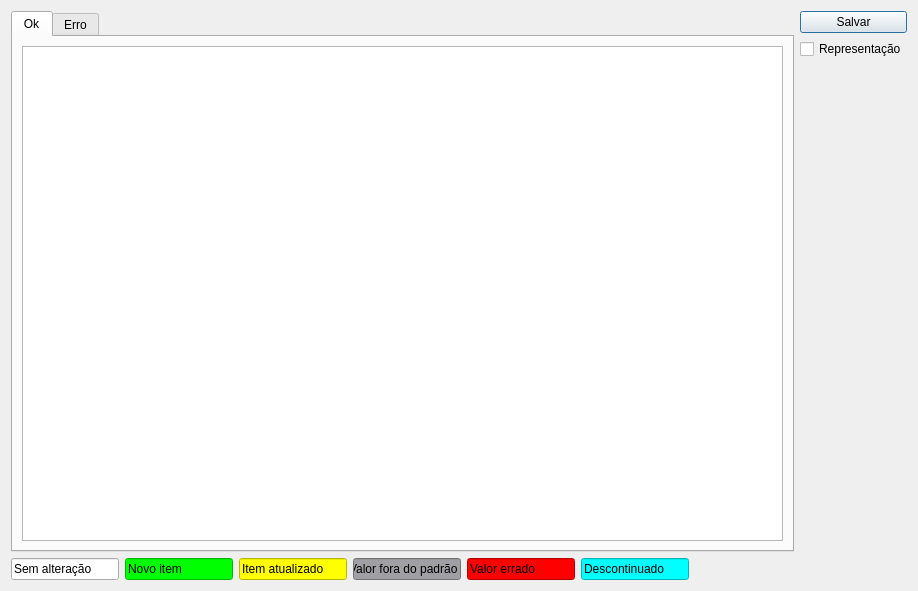
<?xml version="1.0" encoding="UTF-8"?>
<ui version="4.0">
 <class>ImportaProdutos</class>
 <widget class="QDialog" name="ImportaProdutos">
  <property name="geometry">
   <rect>
    <x>0</x>
    <y>0</y>
    <width>918</width>
    <height>591</height>
   </rect>
  </property>
  <property name="windowTitle">
   <string>Importaçao</string>
  </property>
  <layout class="QGridLayout" name="gridLayout_3">
   <item row="0" column="0">
    <widget class="QTabWidget" name="tabWidget">
     <property name="currentIndex">
      <number>0</number>
     </property>
     <widget class="QWidget" name="tab">
      <attribute name="title">
       <string>Ok</string>
      </attribute>
      <layout class="QGridLayout" name="gridLayout_2">
       <item row="0" column="0">
        <widget class="TableView" name="tableProdutos">
         <property name="minimumSize">
          <size>
           <width>691</width>
           <height>430</height>
          </size>
         </property>
         <property name="mouseTracking">
          <bool>true</bool>
         </property>
         <property name="editTriggers">
          <set>QAbstractItemView::NoEditTriggers</set>
         </property>
         <property name="sortingEnabled">
          <bool>true</bool>
         </property>
        </widget>
       </item>
      </layout>
     </widget>
     <widget class="QWidget" name="tab_2">
      <attribute name="title">
       <string>Erro</string>
      </attribute>
      <layout class="QGridLayout" name="gridLayout_4">
       <item row="0" column="0">
        <widget class="TableView" name="tableErro">
         <property name="minimumSize">
          <size>
           <width>691</width>
           <height>430</height>
          </size>
         </property>
         <property name="mouseTracking">
          <bool>true</bool>
         </property>
        </widget>
       </item>
      </layout>
     </widget>
    </widget>
   </item>
   <item row="0" column="1">
    <layout class="QGridLayout" name="gridLayout">
     <item row="0" column="0">
      <widget class="QPushButton" name="pushButtonSalvar">
       <property name="text">
        <string>Salvar</string>
       </property>
      </widget>
     </item>
     <item row="2" column="0">
      <spacer name="verticalSpacer">
       <property name="orientation">
        <enum>Qt::Vertical</enum>
       </property>
       <property name="sizeHint" stdset="0">
        <size>
         <width>20</width>
         <height>40</height>
        </size>
       </property>
      </spacer>
     </item>
     <item row="1" column="0">
      <widget class="QCheckBox" name="checkBoxRepresentacao">
       <property name="text">
        <string>Representação</string>
       </property>
      </widget>
     </item>
    </layout>
   </item>
   <item row="1" column="0">
    <layout class="QHBoxLayout" name="horizontalLayout">
     <item>
      <widget class="QLineEdit" name="lineEdit">
       <property name="sizePolicy">
        <sizepolicy hsizetype="Preferred" vsizetype="Fixed">
         <horstretch>0</horstretch>
         <verstretch>0</verstretch>
        </sizepolicy>
       </property>
       <property name="maximumSize">
        <size>
         <width>120</width>
         <height>16777215</height>
        </size>
       </property>
       <property name="text">
        <string>Sem alteração</string>
       </property>
       <property name="readOnly">
        <bool>true</bool>
       </property>
      </widget>
     </item>
     <item>
      <widget class="QLineEdit" name="lineEdit_2">
       <property name="sizePolicy">
        <sizepolicy hsizetype="Preferred" vsizetype="Fixed">
         <horstretch>0</horstretch>
         <verstretch>0</verstretch>
        </sizepolicy>
       </property>
       <property name="maximumSize">
        <size>
         <width>120</width>
         <height>16777215</height>
        </size>
       </property>
       <property name="styleSheet">
        <string notr="true">background-color: rgb(0, 255, 0);
color: rgb(0, 0, 0);</string>
       </property>
       <property name="text">
        <string>Novo item</string>
       </property>
       <property name="readOnly">
        <bool>true</bool>
       </property>
      </widget>
     </item>
     <item>
      <widget class="QLineEdit" name="lineEdit_3">
       <property name="sizePolicy">
        <sizepolicy hsizetype="Preferred" vsizetype="Fixed">
         <horstretch>0</horstretch>
         <verstretch>0</verstretch>
        </sizepolicy>
       </property>
       <property name="maximumSize">
        <size>
         <width>120</width>
         <height>16777215</height>
        </size>
       </property>
       <property name="styleSheet">
        <string notr="true">background-color: rgb(255, 255, 0);
color: rgb(0, 0, 0);</string>
       </property>
       <property name="text">
        <string>Item atualizado</string>
       </property>
       <property name="readOnly">
        <bool>true</bool>
       </property>
      </widget>
     </item>
     <item>
      <widget class="QLineEdit" name="lineEdit_4">
       <property name="sizePolicy">
        <sizepolicy hsizetype="Preferred" vsizetype="Fixed">
         <horstretch>0</horstretch>
         <verstretch>0</verstretch>
        </sizepolicy>
       </property>
       <property name="maximumSize">
        <size>
         <width>120</width>
         <height>16777215</height>
        </size>
       </property>
       <property name="styleSheet">
        <string notr="true">background-color: rgb(160, 160, 164);
color: rgb(0, 0, 0);</string>
       </property>
       <property name="text">
        <string>Valor fora do padrão</string>
       </property>
       <property name="readOnly">
        <bool>true</bool>
       </property>
      </widget>
     </item>
     <item>
      <widget class="QLineEdit" name="lineEdit_5">
       <property name="sizePolicy">
        <sizepolicy hsizetype="Preferred" vsizetype="Fixed">
         <horstretch>0</horstretch>
         <verstretch>0</verstretch>
        </sizepolicy>
       </property>
       <property name="maximumSize">
        <size>
         <width>120</width>
         <height>16777215</height>
        </size>
       </property>
       <property name="autoFillBackground">
        <bool>false</bool>
       </property>
       <property name="styleSheet">
        <string notr="true">background-color: rgb(255, 0, 0);
color: rgb(0, 0, 0);</string>
       </property>
       <property name="text">
        <string>Valor errado</string>
       </property>
       <property name="readOnly">
        <bool>true</bool>
       </property>
      </widget>
     </item>
     <item>
      <widget class="QLineEdit" name="lineEdit_6">
       <property name="sizePolicy">
        <sizepolicy hsizetype="Preferred" vsizetype="Fixed">
         <horstretch>0</horstretch>
         <verstretch>0</verstretch>
        </sizepolicy>
       </property>
       <property name="maximumSize">
        <size>
         <width>120</width>
         <height>16777215</height>
        </size>
       </property>
       <property name="autoFillBackground">
        <bool>false</bool>
       </property>
       <property name="styleSheet">
        <string notr="true">background-color: rgb(0, 255, 255);
color: rgb(0, 0, 0);</string>
       </property>
       <property name="text">
        <string>Descontinuado</string>
       </property>
       <property name="readOnly">
        <bool>true</bool>
       </property>
      </widget>
     </item>
     <item>
      <spacer name="horizontalSpacer">
       <property name="orientation">
        <enum>Qt::Horizontal</enum>
       </property>
       <property name="sizeHint" stdset="0">
        <size>
         <width>40</width>
         <height>20</height>
        </size>
       </property>
      </spacer>
     </item>
    </layout>
   </item>
  </layout>
 </widget>
 <customwidgets>
  <customwidget>
   <class>TableView</class>
   <extends>QTableView</extends>
   <header>src/tableview.h</header>
  </customwidget>
 </customwidgets>
 <tabstops>
  <tabstop>tabWidget</tabstop>
  <tabstop>tableProdutos</tabstop>
  <tabstop>lineEdit</tabstop>
  <tabstop>lineEdit_2</tabstop>
  <tabstop>lineEdit_3</tabstop>
  <tabstop>lineEdit_4</tabstop>
  <tabstop>lineEdit_5</tabstop>
  <tabstop>lineEdit_6</tabstop>
  <tabstop>tableErro</tabstop>
  <tabstop>pushButtonSalvar</tabstop>
  <tabstop>checkBoxRepresentacao</tabstop>
 </tabstops>
 <resources/>
 <connections/>
</ui>
